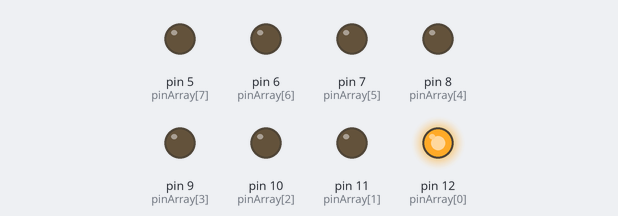
A sketch run on a simulated Arduino Uno, built with avr-gcc and run on an emulated ATmega328P. On the bench: output pins drawn as LEDs (lit = HIGH).

Above: at 0.07 s.
At 0.67 s:
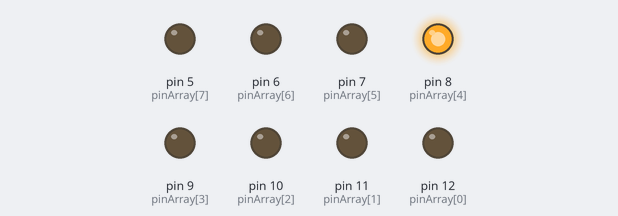
At 1.12 s:
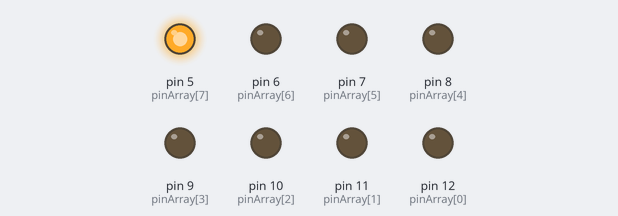
At 2.32 s:
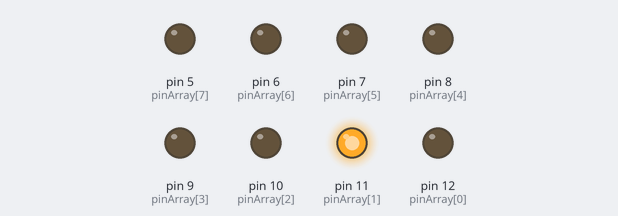
At 3.52 s:
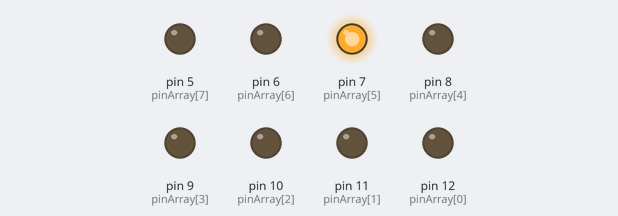
At 4.72 s:
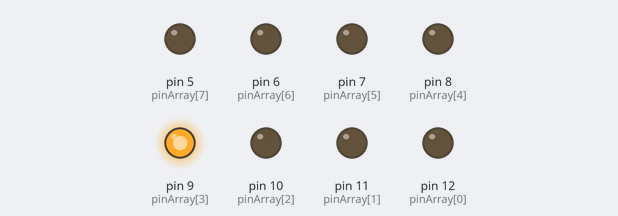
Timing chart, 0 to 5.0 s (numbered marks = the images above):
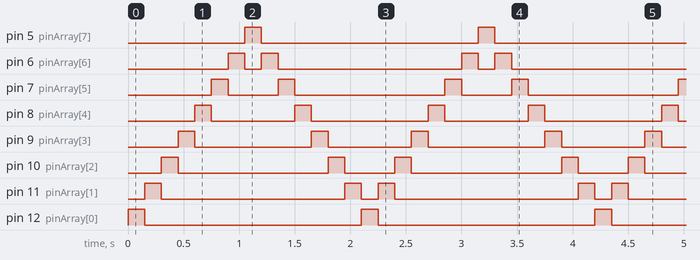

The sketch:

tweedeopdrachtide.ino
```cpp
int pinArray[] = {12, 11, 10, 9, 8, 7, 6, 5};
int aantalLeds = 8;

void setup() {
  // Alle LED pinnen instellen als output
  for (int i = 0; i < aantalLeds; i++) {
    pinMode(pinArray[i], OUTPUT);
  }
}

void loop() {
  // De LED's gaan één voor één naar rechts
  for (int i = 0; i < aantalLeds; i++) {
    digitalWrite(pinArray[i], HIGH);
    delay(150);
    digitalWrite(pinArray[i], LOW);
  }

  // De LED's gaan daarna weer terug naar links
  // Ik begin bij aantalLeds - 2, zodat de laatste LED niet dubbel knippert
  for (int i = aantalLeds - 2; i > 0; i--) {
    digitalWrite(pinArray[i], HIGH);
    delay(150);
    digitalWrite(pinArray[i], LOW);
  }
}
```

Measured:
- by itself, pin 5 (pinArray[7]), pin 12 (pinArray[0]): alternates HIGH for 0.15 s and LOW for 2.0 s
- by itself, pin 6 (pinArray[6]): repeats every 2.1 s: LOW 0.15 s, HIGH 0.15 s, LOW 1.7 s, HIGH 0.15 s
- by itself, pin 7 (pinArray[5]): repeats every 2.1 s: LOW 0.45 s, HIGH 0.15 s, LOW 1.4 s, HIGH 0.15 s
- by itself, pin 8 (pinArray[4]): repeats every 2.1 s: LOW 0.75 s, HIGH 0.15 s, LOW 1.1 s, HIGH 0.15 s
- by itself, pin 9 (pinArray[3]): repeats every 2.1 s: LOW 1.1 s, HIGH 0.15 s, LOW 0.75 s, HIGH 0.15 s
- by itself, pin 10 (pinArray[2]): repeats every 2.1 s: LOW 1.4 s, HIGH 0.15 s, LOW 0.45 s, HIGH 0.15 s
- by itself, pin 11 (pinArray[1]): repeats every 2.1 s: LOW 1.7 s, HIGH 0.15 s, LOW 0.15 s, HIGH 0.15 s
